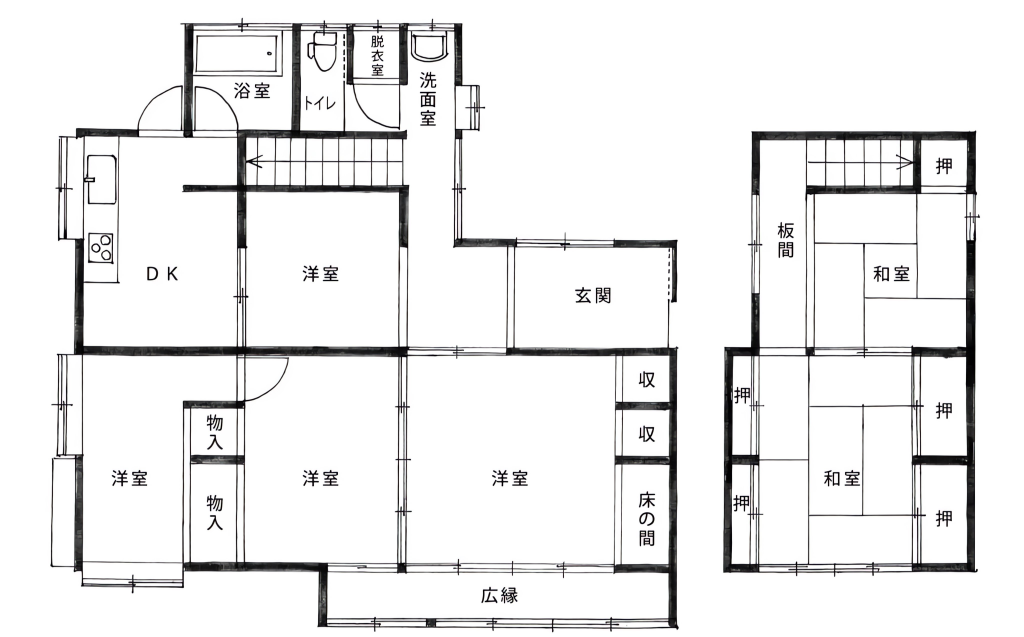
#> input picture U-NET/archive/data/floorplan_104/new_0011.jpg, 4096 x 2548 px (shown at 1/4 size)
$ python boundary_extraction2.py -m ../U-NET/archive/data/floorplan_104/new_0011.jpg -i ../U-NET/archive/data/floorplan_104/new_0013.jpg   (older library calls are emulated)
#> lines starting #> are read from the running program, lines starting #| are printed output that depends on the picture; after the words box and inside, x2 and y2 are one past the last pixel; in counts of white or black regions, pixels touching at a corner belong together
"""
Boundary Extraction v2 - Improved polygon extraction with noise filtering

Changes from v1:
- min_contour_area increased to 3000 (was 100)
- Morphological cleanup before extraction
- Polygon simplification and validation
- Quality metadata for each polygon
- Convexity analysis for downstream triangulation hints

Author: Asheleyine's Master thesis project
"""

import cv2
import numpy as np
import json
from pathlib import Path
from typing import Dict, List, Tuple, Optional
from dataclasses import dataclass, asdict
import logging

logging.basicConfig(level=logging.INFO)
logger = logging.getLogger(__name__)


# ============================================================================
# CONFIGURATION
# ============================================================================

CLASS_NAMES = {
    0: "background",
    1: "dining_area",
    2: "bathroom",
    3: "bedroom",
    4: "closet",
    5: "room",
    6: "door",
    7: "entrance",
    8: "kitchen",
    9: "outdoor_space",
    10: "sliding_door",
    11: "stairs",
    12: "window",
    13: "balcony"
}

# RGB colors for visualization
CLASS_COLORS = {
    "background": (50, 50, 50),
    "dining_area": (255, 182, 193),
    "bathroom": (255, 200, 124),
    "bedroom": (173, 216, 230),
    "closet": (255, 228, 181),
    "room": (255, 255, 224),
    "door": (160, 82, 45),
    "entrance": (240, 255, 240),
    "kitchen": (144, 238, 144),
    "outdoor_space": (152, 251, 152),
    "sliding_door": (169, 169, 169),
    "stairs": (211, 211, 211),
    "window": (135, 206, 250),
    "balcony": (176, 224, 230),
}

# Classes that should be extruded as rooms (have floors/ceilings)
ROOM_CLASSES = {
    "dining_area", "bathroom", "bedroom", "closet", "room",
    "entrance", "kitchen", "outdoor_space", "balcony", "stairs"
}

# Classes that are architectural features (doors, windows) - handled differently
FEATURE_CLASSES = {
    "door", "sliding_door", "window"
}


# ============================================================================
# POLYGON DATA STRUCTURE
# ============================================================================

@dataclass
class ExtractedPolygon:
    """Data structure for an extracted room polygon with quality metadata."""
    polygon_id: int
    class_name: str
    class_id: int
    vertices: List[List[float]]  # [[x, y], ...]
    area: float
    perimeter: float
    centroid: Tuple[float, float]
    bounding_box: Tuple[int, int, int, int]  # x, y, w, h

    # Quality metrics
    vertex_count: int
    is_convex: bool
    convexity_ratio: float  # 1.0 = perfectly convex
    solidity: float  # area / convex_hull_area

    # Color for visualization/export
    color: Tuple[int, int, int]

    # Triangulation hint
    needs_ear_clipping: bool  # True if non-convex


# ============================================================================
# BOUNDARY EXTRACTOR V2
# ============================================================================

class BoundaryExtractorV2:
    """
    Improved boundary extraction with noise filtering and quality analysis.

    Key improvements:
    - Higher min_contour_area (3000 vs 100) to filter noise
    - Morphological operations to clean up mask
    - Polygon simplification with quality preservation
    - Convexity analysis for triangulation hints
    """

    def __init__(self,
                 min_contour_area: int = 3000,
                 contour_approximation_epsilon: float = 0.015,
                 morphology_kernel_size: int = 3,
                 enable_morphology: bool = True):
        """
        Initialize boundary extractor.

        Args:
            min_contour_area: Minimum pixel area to consider valid (default 3000)
            contour_approximation_epsilon: Douglas-Peucker epsilon as fraction of perimeter
            morphology_kernel_size: Kernel size for morphological cleanup
            enable_morphology: Whether to apply morphological cleanup
        """
        self.min_contour_area = min_contour_area
        self.contour_approximation_epsilon = contour_approximation_epsilon
        self.morphology_kernel_size = morphology_kernel_size
        self.enable_morphology = enable_morphology

        # Results
        self.polygons: List[ExtractedPolygon] = []
        self.walls: List[Dict] = []
        self.scale_factor: float = 1.0

        # Input data
        self.mask: Optional[np.ndarray] = None
        self.original_image: Optional[np.ndarray] = None
        self.mask_shape: Optional[Tuple[int, int]] = None

        # Statistics
        self.stats = {
            "total_contours_found": 0,
            "contours_filtered_by_area": 0,
            "valid_polygons": 0,
            "convex_polygons": 0,
            "non_convex_polygons": 0,
        }

    def load_mask(self, mask_path: str, image_path: Optional[str] = None):
        """Load segmentation mask from file."""
        self.mask = cv2.imread(mask_path, cv2.IMREAD_GRAYSCALE)
        if self.mask is None:
            raise FileNotFoundError(f"Cannot load mask: {mask_path}")

        self.mask_shape = self.mask.shape

        if image_path:
            self.original_image = cv2.imread(image_path)
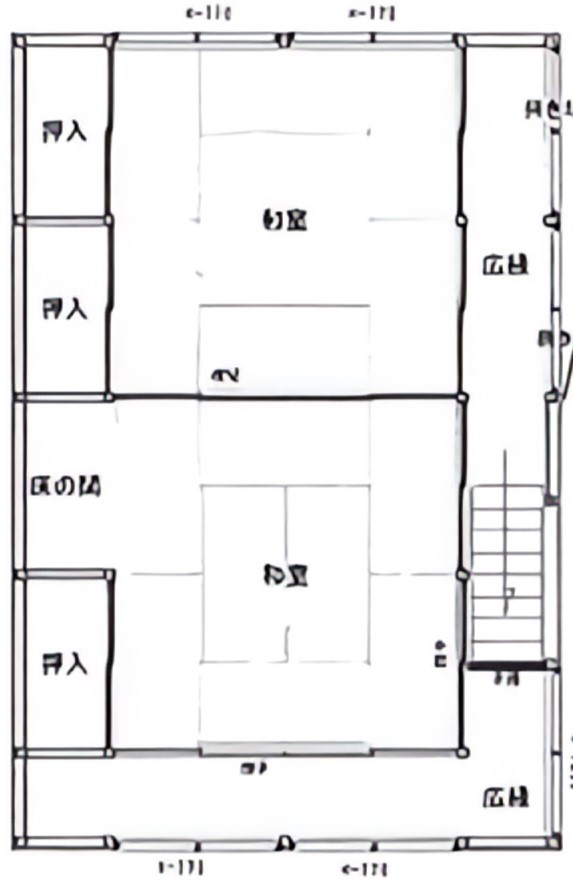
#> input picture U-NET/archive/data/floorplan_104/new_0013.jpg, 573 x 885 px
#> self.original_image is the input picture: shape (885, 573, 3); mean B, G, R 237.5, 237, 237.4

        logger.info(f"Loaded mask: {self.mask_shape}, unique classes: {np.unique(self.mask)}")

    # [9 lines left out: function load_mask_array, not called in this run]

    def _apply_morphology(self, binary_mask: np.ndarray) -> np.ndarray:
        """
        Apply morphological operations to clean up binary mask.

        Operations:
        1. Close small holes (morphological closing)
        2. Remove small noise (morphological opening)
        """
        if not self.enable_morphology:
            return binary_mask

        kernel = cv2.getStructuringElement(
            cv2.MORPH_RECT,
            (self.morphology_kernel_size, self.morphology_kernel_size)
        )

        # Close small holes
        closed = cv2.morphologyEx(binary_mask, cv2.MORPH_CLOSE, kernel, iterations=2)

        # Remove small noise
        opened = cv2.morphologyEx(closed, cv2.MORPH_OPEN, kernel, iterations=1)

        return opened

    # [69 lines left out: functions _simplify_polygon, _ensure_ccw_winding, _analyze_polygon_quality, not called in this run]

    def extract_polygons(self) -> List[ExtractedPolygon]:
        """
        Extract room polygons from segmentation mask.

        Returns:
            List of ExtractedPolygon objects
        """
        if self.mask is None:
            raise ValueError("Mask not loaded")

        self.polygons = []
        self.stats = {k: 0 for k in self.stats}
        polygon_id = 0

        # Process each class
        for class_id in range(1, 14):
            class_name = CLASS_NAMES.get(class_id, f"unknown_{class_id}")

            # Skip feature classes for room extraction
            # (they can be handled separately if needed)
            if class_name in FEATURE_CLASSES:
                continue

            # Create binary mask for this class
            binary_mask = (self.mask == class_id).astype(np.uint8) * 255

            # Skip if no pixels of this class
            if binary_mask.sum() == 0:
                continue

            # Apply morphological cleanup
            cleaned_mask = self._apply_morphology(binary_mask)

            # Find contours
            contours, _ = cv2.findContours(
                cleaned_mask,
                cv2.RETR_EXTERNAL,
                cv2.CHAIN_APPROX_SIMPLE
            )

            self.stats["total_contours_found"] += len(contours)

            # Process each contour
            for contour in contours:
                area = cv2.contourArea(contour)

                # Filter by minimum area
                if area < self.min_contour_area:
                    self.stats["contours_filtered_by_area"] += 1
                    continue

                # Simplify polygon
                simplified = self._simplify_polygon(contour)

                # Need at least 3 vertices for a valid polygon
                if len(simplified) < 3:
                    continue

                # Extract vertices as list
                vertices = simplified.squeeze().tolist()
                if not isinstance(vertices[0], list):
                    vertices = [vertices]

                # Ensure CCW winding
                vertices_array = np.array(vertices)
                vertices_array = self._ensure_ccw_winding(vertices_array)
                vertices = vertices_array.tolist()

                # Calculate metrics
                perimeter = cv2.arcLength(simplified, True)
                moments = cv2.moments(simplified)

                if moments["m00"] > 0:
                    cx = moments["m10"] / moments["m00"]
                    cy = moments["m01"] / moments["m00"]
                else:
                    cx, cy = vertices_array.mean(axis=0)

                bbox = cv2.boundingRect(simplified)

                # Quality analysis
                quality = self._analyze_polygon_quality(simplified)

                # Create polygon object
                polygon = ExtractedPolygon(
                    polygon_id=polygon_id,
                    class_name=class_name,
                    class_id=class_id,
                    vertices=vertices,
                    area=float(area),
                    perimeter=float(perimeter),
                    centroid=(float(cx), float(cy)),
                    bounding_box=bbox,
                    vertex_count=len(vertices),
                    is_convex=quality["is_convex"],
                    convexity_ratio=quality["convexity_ratio"],
                    solidity=quality["solidity"],
                    color=CLASS_COLORS.get(class_name, (200, 200, 200)),
                    needs_ear_clipping=not quality["is_convex"] or quality["solidity"] < 0.85
                )

                self.polygons.append(polygon)
                polygon_id += 1

                # Update stats
                self.stats["valid_polygons"] += 1
                if quality["is_convex"]:
                    self.stats["convex_polygons"] += 1
                else:
                    self.stats["non_convex_polygons"] += 1
#> this loop made 13 passes
#> pass 1, in extract_polygons, `binary_mask = (self.mask == class_id).astype(np.uint8) * 255`:
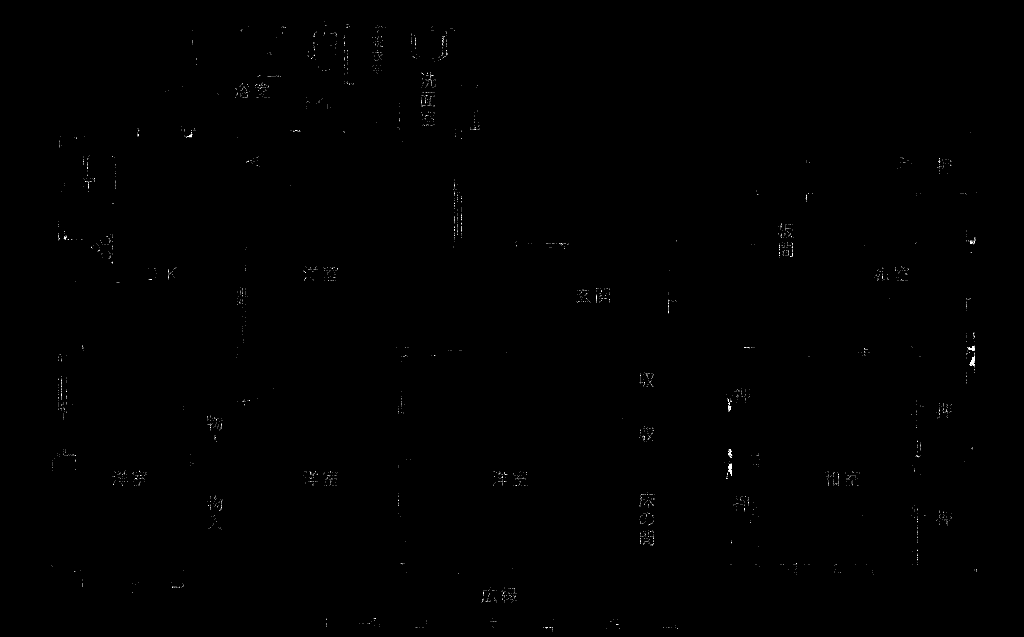
#> binary_mask: shape (2548, 4096) (shown at 1/4 size); 0.06% white in thin lines or dots, all inside (x1, y1, x2, y2) = (207, 86, 3908, 2528)
#> pass 1, in _apply_morphology, `opened = cv2.morphologyEx(closed, cv2.MORPH_OPEN, kernel, iterations=1)`:
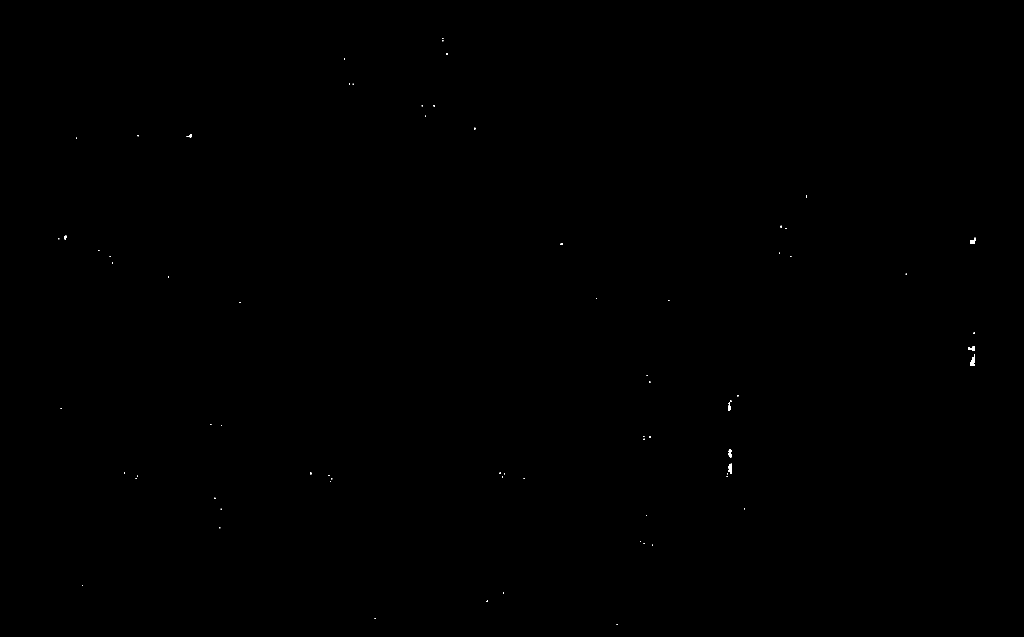
#> opened: shape (2548, 4096) (shown at 1/4 size); 0.03% white; 72 white regions (53 under 20 px), largest, box (x1, y1, x2, y2) and area: (3880, 1418, 3900, 1464) 515, (2914, 1855, 2928, 1896) 392, (2914, 1796, 2928, 1830) 289
#> after the loop:
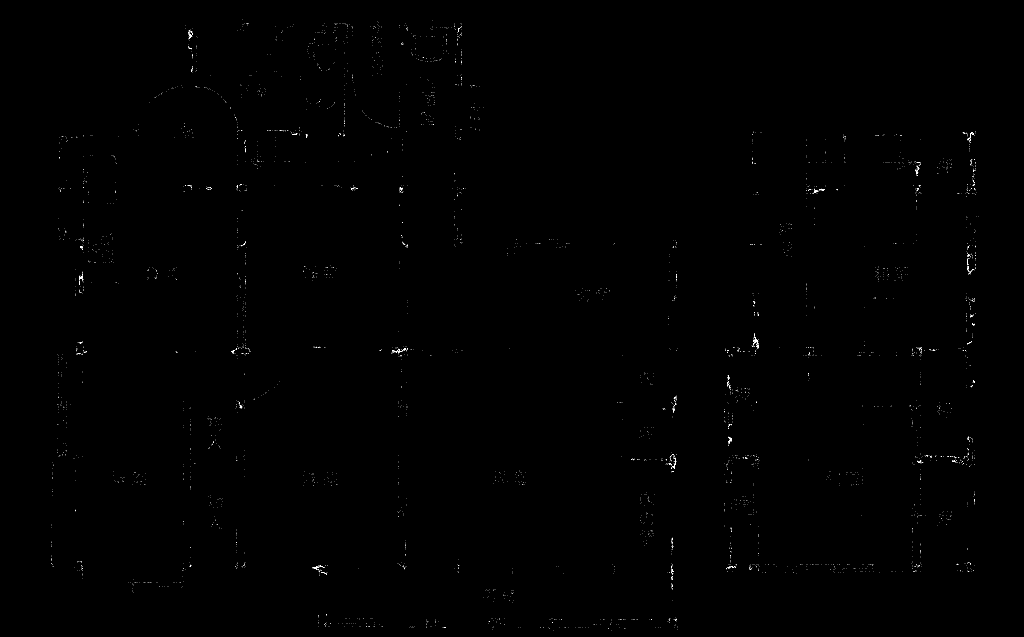
#> binary_mask: shape (2548, 4096) (shown at 1/4 size); 0.08% white in thin lines or dots, all inside (x1, y1, x2, y2) = (204, 76, 3913, 2523)
#> after the loop:
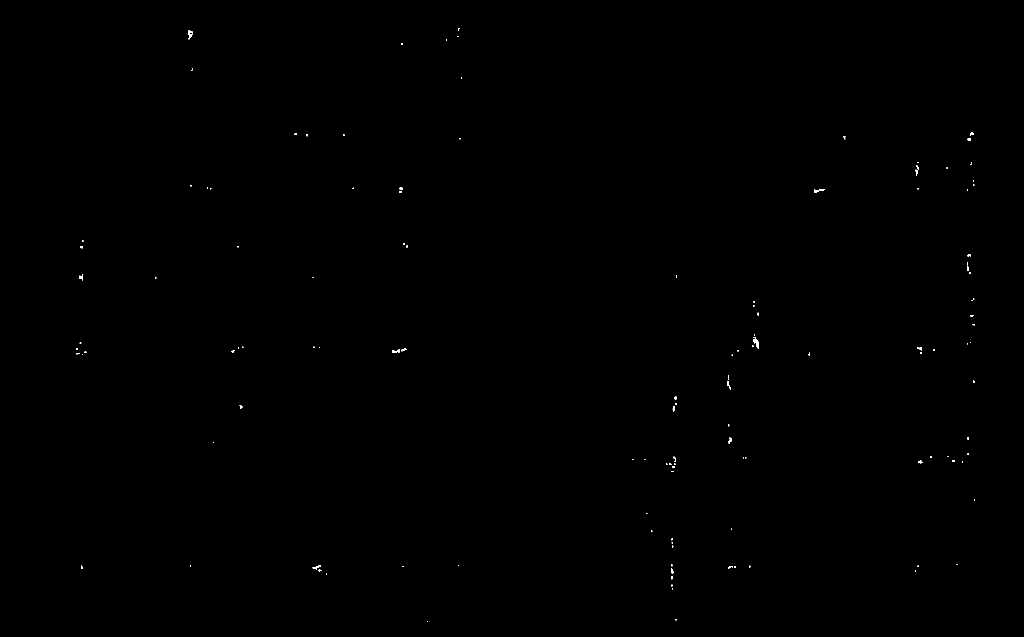
#> cleaned_mask: shape (2548, 4096) (shown at 1/4 size); 0.06% white; 139 white regions (51 under 20 px), largest, box (x1, y1, x2, y2) and area: (3013, 1348, 3036, 1393) 450, (753, 121, 771, 157) 314, (1568, 1396, 1600, 1410) 240
#> after the loop, polygon_id = 0; self.polygons = []; self.stats = {'total_contours_found': 1068, 'contours_filtered_by_area': 1068, 'valid_polygons': 0, 'convex_polygons': 0, 'non_convex_polygons': 0}

        logger.info(f"Extracted {len(self.polygons)} valid polygons")
        logger.info(f"  Filtered {self.stats['contours_filtered_by_area']} noise contours")
        logger.info(f"  Convex: {self.stats['convex_polygons']}, Non-convex: {self.stats['non_convex_polygons']}")

        return self.polygons

    def detect_walls(self) -> List[Dict]:
        """
        Detect wall segments between rooms.

        Note: This is a simplified wall detection. For thesis purposes,
        the room polygons themselves define the walls.
        """
        if self.mask is None:
            raise ValueError("Mask not loaded")

        self.walls = []

        # Find edges using gradient
        sobelx = cv2.Sobel(self.mask, cv2.CV_32F, 1, 0, ksize=3)
#> (the rest of the program and of its run is left out)
